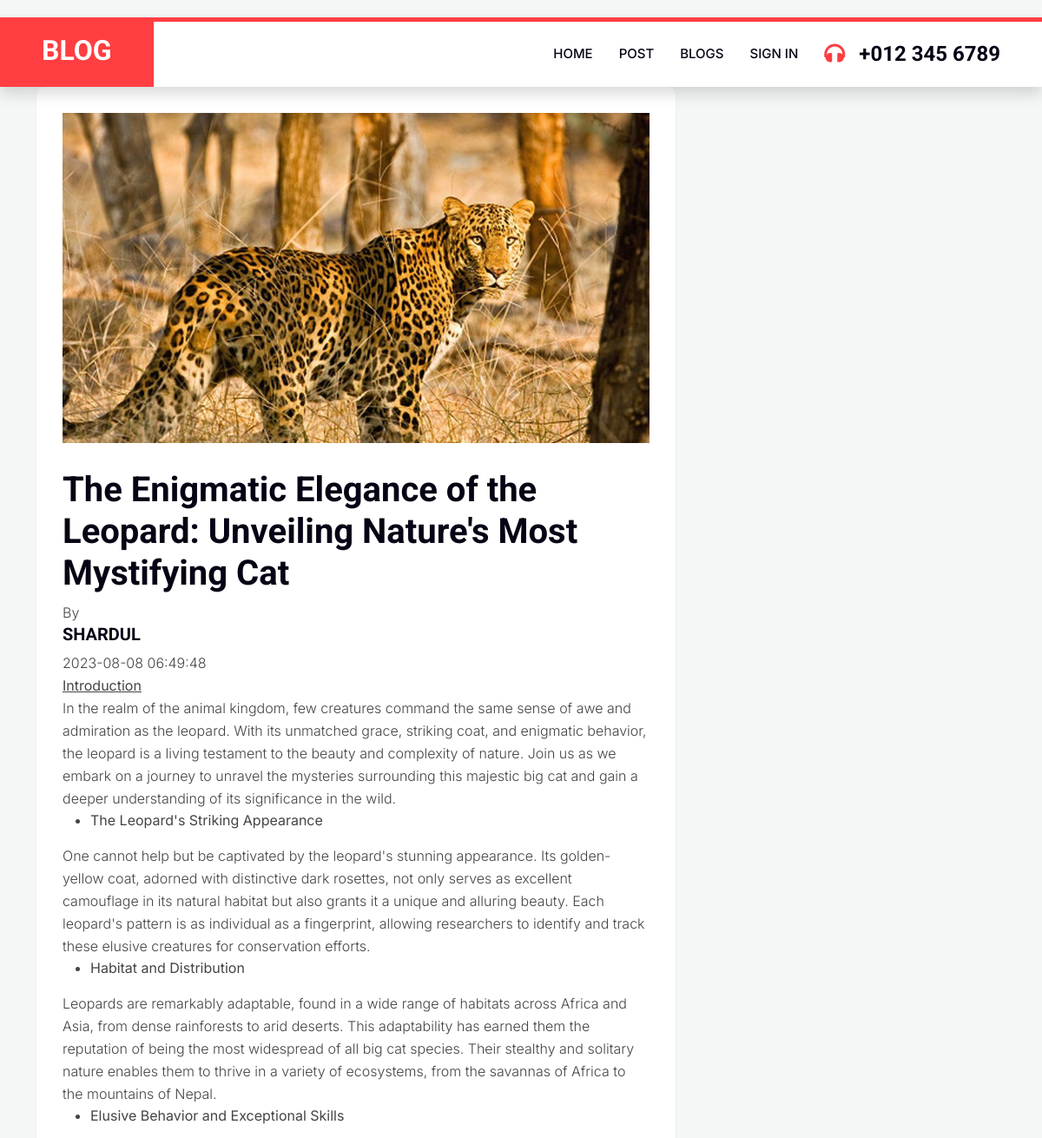
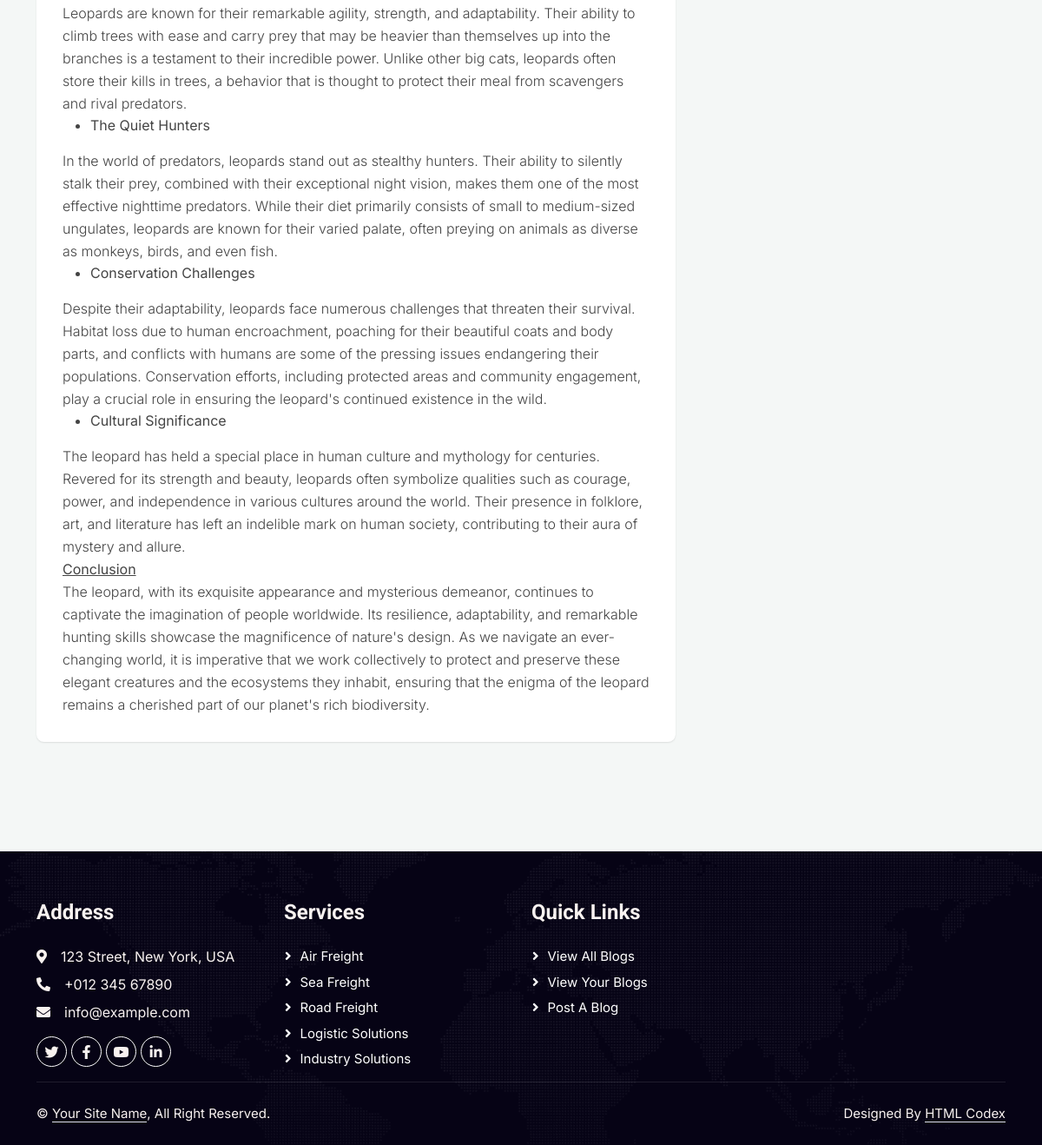
Page /view_blog/17 on the committed database (2 pictures, top to bottom).
### tables this page shows
CREATE TABLE `blogs` (
  `bid` int(11) NOT NULL,
  `uname` varchar(20) DEFAULT NULL,
  `b_title` varchar(250) DEFAULT NULL,
  `b_description` text DEFAULT NULL,
  `b_image` varchar(300) DEFAULT NULL,
  `created_time` timestamp NOT NULL DEFAULT current_timestamp(),
  `updated_time` timestamp NOT NULL DEFAULT current_timestamp() ON UPDATE current_timestamp()
);

### application/views/layouts/main_view.php (called while the page is built, shortened)
<?php
$this->load->view('layouts/header');
$this->load->view($main);

### application/controllers/Home.php (called while the page is built, shortened)
<?php
class Home extends CI_Controller
{
    public function __construct()
    {
        $this->load->database();
        $this->load->library('session');
        $this->load->library('form_validation');
    }
    public function view_blog($blog_id)
    {
        $this->load->model('blog_model');
        $data['main'] = 'viewblog_view';
        $data['blog'] = $this->blog_model->get_blog_by_id($blog_id);
        $this->load->view('layouts/main_view', $data);
    }
}

### index.php (called while the page is built, shortened)
<?php
require_once BASEPATH.'core/CodeIgniter.php';

### application/models/blog_model.php (called while the page is built, shortened)
<?php
class blog_model extends CI_Model
{
    public function get_blog_by_id($blog_id)
    {
        $this->db->where('bid', $blog_id);
        $query = $this->db->get('blogs');
        return $query->row_array();
    }
}

### application/views/viewblog_view.php (the view)
<link href="<?php echo base_url(); ?>assets/css/viewblog.css" rel="stylesheet">
<div id="main-content" class="blog-page">
    <div class="container">
        <div class="row clearfix">
            <div class="col-lg-8 col-md-12 left-box">
                <div class="card single_post">
                    <div class="body">
                        <div class="img-post">
                            <img class="d-block img-fluid" src="<?= base_url('uploads/blog_img/' . $blog['b_image']); ?>" alt="Blog Image">
                        </div>
                        <h1><?= $blog['b_title']; ?></h1>
                        <p>By</p>
                        <h3><?= $blog['uname']; ?></h3>
                        <p><?= $blog['created_time']; ?></p>
                        <p><?= $blog['b_description']; ?></p>
                    </div>
                </div>
            </div>
        </div>
    </div>
</div>

### assets/css/style.css (style rules this page uses)
:root { --primary: #FF3E41; --secondary: #51CFED; --light: #F8F2F0; --dark: #060315; }

### assets/css/viewblog.css (style rules this page uses)
body { background-color: #f4f7f6; margin-top:20px; }
.card { background: #fff; transition: .5s; border: 0; margin-bottom: 30px; border-radius: .55rem; position: relative; width: 100%; box-shadow: 0 1px 2px 0 rgb(0 0 0 / 10%); }
.card .body { color: #444; padding: 20px; font-weight: 400; }
.single_post { -webkit-transition: all .4s ease; transition: all .4s ease }
.single_post .body { padding: 30px }
.single_post .img-post { position: relative; overflow: hidden; max-height: 500px; margin-bottom: 30px }
.single_post .img-post>img { -webkit-transform: scale(1); -ms-transform: scale(1); transform: scale(1); opacity: 1; -webkit-transition: -webkit-transform .4s ease, opacity .4s ease; transition: transform .4s ease, opacity .4s ease; max-width: 100%; filter: none; -webkit-filter: grayscale(0); -webkit-transform: scale(1.01) }
.single_post h3 { font-size: 20px; text-transform: uppercase }
.single_post p { font-size: 16px; line-height: 26px; font-weight: 300; margin: 0 }

### rows in the picture
blogs: b_image (picture), b_title "The Enigmatic Elegance of the Leopard: Unveiling Nature's Most Mystifying Cat", uname "SHARDUL", created_time "2023-08-08 06:49:48", b_description "Introduction In the realm of the animal kingdom, few creatures command the same sense of awe and admiration as the leopard. With its unmatched grace, striking coat, and enigmatic behavior, the leopard is a living testament to the beauty and complexity of nature. Join us as we embark on a journey to unravel the mysteries surrounding this majestic big cat and gain a deeper understanding of its significance in the wild. The Leopard's Striking Appearance One cannot help but be captivated by the leopard's stunning appearance. Its golden-yellow coat, adorned with distinctive dark rosettes, not only serves as excellent camouflage in its natural habitat but also grants it a unique and alluring…"
